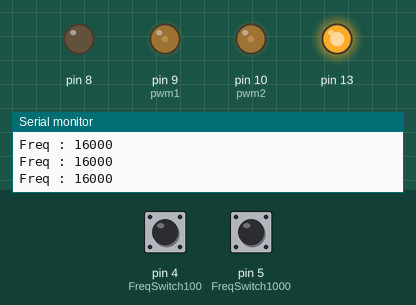
This sketch was run on a simulated Arduino Uno, built with avr-gcc and run on an emulated ATmega328P. Parts: output pins drawn as LEDs (lit = HIGH), the last lines printed to the serial monitor. The test bench sets the inputs (shaded band); at power-on: pin 5 (FreqSwitch1000) HIGH, pin 4 (FreqSwitch100) HIGH.

Above: at 1.2 s.
1.3 s: pin 5 (FreqSwitch1000) pulled LOW for 1 s
4.3 s: pin 5 (FreqSwitch1000) pulled LOW for 3.2 s
9.0 s: pin 4 (FreqSwitch100) pulled LOW for 3.2 s
13.7 s: pin 4 (FreqSwitch100) pulled LOW for 1 s
At 14.67 s:
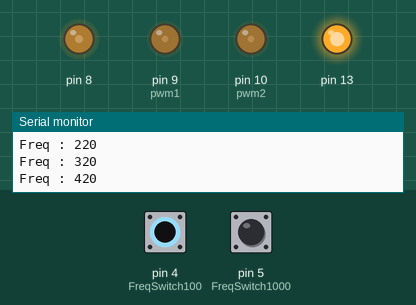
16.2 s: pin 5 (FreqSwitch1000) pulled LOW for 0.15 s
At 16.7 s:
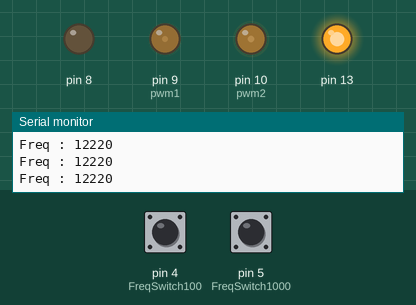
Timing chart, 0 to 20.3 s (numbered marks = the images above; inputs shaded):
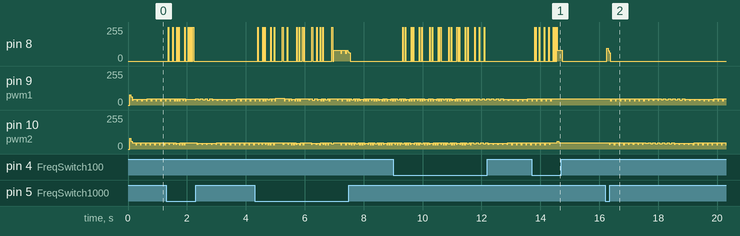

The sketch:

sineWave50hzArray16khz250.ino
```cpp
                                                                                                                                                                                                                                                                                                                                                                                                                                                                                                                                                                                               /*

 Mimics the fade example but with an extra parameter for frequency. It should dim but with a flicker
 because the frequency has been set low enough for the human eye to detect. This flicker is easiest to see when
 the LED is moving with respect to the eye and when it is between about 20% - 60% brighness. The library
 allows for a frequency range from 1Hz - 2MHz on 16 bit timers and 31Hz - 2 MHz on 8 bit timers. When
 SetPinFrequency()/SetPinFrequencySafe() is called, a bool is returned which can be tested to verify the
 frequency was actually changed.

 This example runs on mega and uno.
 */

#include <PWM.h>

//use pin 11 on the Mega instead, otherwise there is a frequency cap at 31 Hz
int pwm1                = 9;         // the pin that drive MOSFET1
int pwm2                = 10;        // the pin that drive MOSFET2
int FreqSwitch1000      = 5;         //Frequency selection Switch
int FreqSwitch100       = 4;         //Frequency selection Switch
byte dutycycle1         = 0;         // Duty cycle of MOSFET1
byte dutycycle2         = 0;         // Duty cycle of MOSFET2
byte fadeAmount         = 5;         // how many points to fade the LED by
int frequency           = 16000;      //frequency (in Hz) for Switching
boolean SwitchTemp1000  = HIGH;   //Frequency switch status(low active)
boolean SwitchTemp100   = HIGH;   //Frequency switch status(low active)
boolean InverterOn      = HIGH;   //Inverter on switch
int InverterStatusLED   = 13;

byte SineWave0_45[40] =     {0, 5, 10, 15, 20, 25, 29, 34, 39, 44,
                            49, 54, 58, 63, 68, 73, 77, 82, 87, 91,
                            96, 100, 105, 109, 113, 118, 122, 126, 131, 135,
                            139, 143, 147, 151, 155, 159, 162, 166, 170, 173};

byte SineWave45_90[40] =   {177, 180, 184, 187, 190, 193, 196, 199, 202, 205,
                            208, 211, 213, 216, 218, 220, 223, 225, 227, 229,
                            231, 233, 235, 236, 238, 239, 241, 242, 243, 244,
                            245, 246, 247, 248, 248, 249, 249, 250, 250, 250};

byte SineWave90_135[40] =  { 250, 250, 250, 250, 249, 249, 248, 248, 247, 246,
                            245, 244, 243, 242, 241, 239, 238, 236, 235, 233,
                            231, 229, 227, 225, 223, 220, 218, 216, 213, 211,
                            208, 205, 202, 199, 196, 193, 190, 187, 184, 180};

byte SineWave135_180[40] =  { 177, 173, 170, 166, 162, 159, 155, 151, 147, 143,
                             139, 135, 131, 126, 122, 118, 113, 109, 105, 100,
                             96, 91, 87, 82, 77, 73, 68, 63, 58, 54,
                             49, 44, 39, 34, 29, 25, 20, 15, 10, 0};


void setup()
{
  Serial.begin(9600);
  //initialize all timers except for 0, to save time keeping functions
  InitTimersSafe();

  //sets the frequency for the specified pin
  bool success1 = SetPinFrequencySafe(pwm1, frequency);
  bool success2 = SetPinFrequencySafe(pwm2, frequency);

  //if the pin frequency was set successfully, turn pin 13 on
  if(success1 && success2)
  {
    pinMode(13, OUTPUT);
    pinMode(8, OUTPUT);
    pinMode(pwm1, OUTPUT);
    pinMode(pwm2, OUTPUT);
    pinMode(FreqSwitch1000, INPUT_PULLUP);
    pinMode(FreqSwitch100,  INPUT_PULLUP);
    pinMode(InverterOn, INPUT_PULLUP);
    digitalWrite(13, HIGH);   //Status ok Led
    //dutycycle1 = dutycycle1 + 50;
    //dutycycle2 = dutycycle2 + 50;
    pwmWrite(pwm1, dutycycle1);
    pwmWrite(pwm2, dutycycle2);

  }
}

void loop()
{

    digitalWrite(8, LOW);
    Serial.print("Freq : ");
    Serial.println(frequency);


/////////////////////////MOSFET1\\\\\\\\\\\\\\\\\\\\\\\\\

     for(int i=0; i <=39; i++)
    {
     pwmWrite(pwm1, SineWave0_45[i]);
     delayMicroseconds(18);
     }

     for(int i=0; i <=39; i++)
    {
     pwmWrite(pwm1, SineWave45_90[i]);
     delayMicroseconds(18);
     }

    for(int i=0; i <=39; i++)
    {
     pwmWrite(pwm1, SineWave90_135[i]);
     delayMicroseconds(18);
     }

     for(int i=0; i <=39; i++)
    {
     pwmWrite(pwm1, SineWave135_180[i]);
     delayMicroseconds(18);
     }


//////////////////////////////////////////////////////////

////////////////////////Switch////////////////////////////
    SwitchTemp1000 = digitalRead(FreqSwitch1000);
    if(SwitchTemp1000 == LOW)
    {
    digitalWrite(8, HIGH);
    frequency = frequency + 1000;
    InitTimersSafe();
    bool success1 = SetPinFrequencySafe(pwm1, frequency);
    bool success2 = SetPinFrequencySafe(pwm2, frequency);
    SwitchTemp1000 = HIGH;
    }

    SwitchTemp100 = digitalRead(FreqSwitch100);
    if(SwitchTemp100 == LOW)
    {
    digitalWrite(8, HIGH);
    frequency = frequency + 100;
    InitTimersSafe();
    bool success1 = SetPinFrequencySafe(pwm1, frequency);
    bool success2 = SetPinFrequencySafe(pwm2, frequency);
    SwitchTemp100 = HIGH;
    }
/////////////////////////////////////////////////////////

/////////////////////////MOSFET2\\\\\\\\\\\\\\\\\\\\\\\\\

for(int i=0; i <=39; i++)
    {
     pwmWrite(pwm2, SineWave0_45[i]);
     delayMicroseconds(18);
     }

     for(int i=0; i <=39; i++)
    {
     pwmWrite(pwm2, SineWave45_90[i]);
     delayMicroseconds(18);
     }

    for(int i=0; i <=39; i++)
    {
     pwmWrite(pwm2, SineWave90_135[i]);
     delayMicroseconds(18);
     }

     for(int i=0; i <=39; i++)
    {
     pwmWrite(pwm2, SineWave135_180[i]);
     delayMicroseconds(18);
     }
//////////////////////////////////////////////////////////
  /*use this functions instead of analogWrite on 'initialized' pins
  digitalWrite(10, HIGH);
  while(brightness >= 0){
  pwmWrite(led, brightness);

  brightness = brightness + fadeAmount;

  if (brightness == 0 || brightness == 255)
  {
      fadeAmount = -fadeAmount ;
  }

  delayMicroseconds(105);
  digitalWrite(10, LOW);

  }
  //delay(10); */


}
```

Measured:
- after the input at 13.7 s, pin 9 (pwm1): goes on until 14.4 s, then stays 47/255
- after the input at 16.2 s, pin 8: 0/255 → 97/255 after 0.06 s, → 76/255 0.04 s later, → 62/255 0.04 s later, → 0/255 0.04 s later
